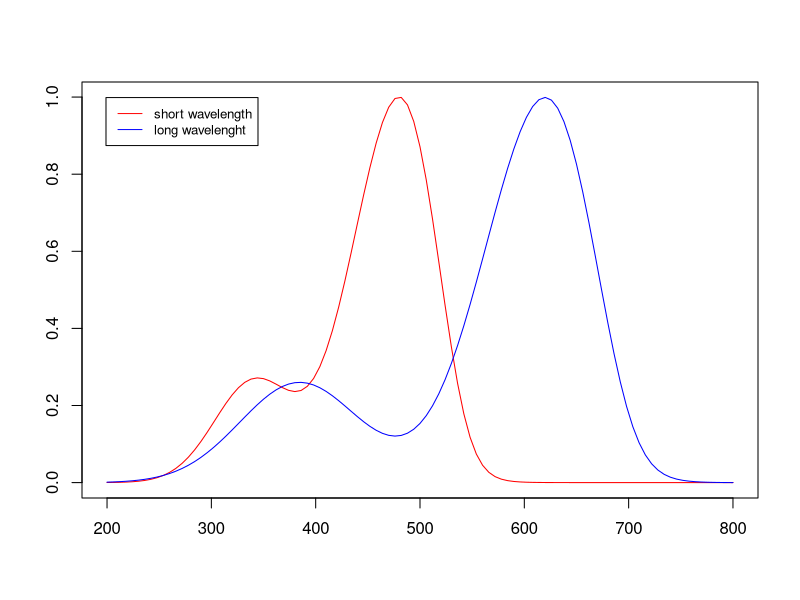

Here is the R script that generated this plot:
#---- Preliminaries ----
#We'll start with some housekeeping
#get working directory
wd <- getwd()

#check if output folder already exists otherwise create one
folders <- "data_output"
if (file.exists(folders) == FALSE) {
  dir.create(file.path(wd, folders), showWarnings = FALSE) 
} else print("Output Folder Already exists")

#map folders to R structure
outputPath <- paste(wd, "/data_output/" , sep = "")
data.files <- list.files(outputPath)

#now we're ready to define some miscelaneous constants

#opsin labels and Lambda_max values for their sensitivity curves
opsins <- c("short wavelength", "long wavelenght")
lmax <- c(480., 620.)


nOpsin <- length(opsins) #number of opsins

nCoeff <- 2  #number of coefficients in Hermite series expansion

#make a vector of independent biological functions of the visual system that are 
#assumed to be the target of selection
functions <- c("foton capture efficiency", "peak sensitivity", "sensitivity range")
nFunc <- length(functions)

#---- Definition of Opsin Sensitivity Curves ----

#The functional forms of the opsin sensitivity curves were taken from the literature 

#lower and upper limits of wavelenght in opsin sensitivity spectra
la <- 200
lb <- 800

#here "x" replaces the lowercase lambda in the Mathematica code,
#and "L" replaces the capilal lambda
Aband1 <- function(x,L) {
  a <- (0.8795 + 0.0459*exp(-(L - 300.)^(2/11940.)))
  1.0/(exp(69.7*(a - (L/x))) + exp(28.*(0.922 - (L/x))) + 
         exp(-14.9*(1.104 - (L/x))) + 0.674)
}

#as before, "x" replaces the lowercase lambda in the Mathematica code,
#and "L" replaces the capilal lambda, 
#also, "m" replaces mu and b replaces beta
Bband1 <- function(x,L) {
  m <- 189. + 0.315*L
  b <- -40.5 + 0.195*L
  0.26*exp(-((x - m)/b)^2)
}

#Let's plot the opsin spcrta as a combinations of Aband1 and Bband1
pdf(paste(outputPath, "OpsinSpectra.pdf", sep = ""))
curve(Aband1(x, lmax[1]) + Bband1(x, lmax[1]), la, lb, 101, ylab = "", xlab = "", col = "red")
par(new=TRUE)
curve(Aband1(x, lmax[2]) + Bband1(x, lmax[2]), la, lb, 101, ylab = "", xlab = "", col = "blue", axes = FALSE)
legend(199, 1, legend = opsins, col=c("red", "blue"), lty=1, cex=0.8)
dev.off()

#The following functions are defined in the Mathematica code, but do not appear to be used...
#I have yet to determine their meaning
Aband2 <- function(x,L) {
  l <- lmax/x
  a <- 0.8795 + 0.0268*exp((L - 665.)/40.7)
  A <- 62.7 + 1.834*exp((L - 625.)/54.2)
  1.0/(exp[A*(a - l)] + exp[20.85*(0.9101 - l)] + 
         exp[-10.37*(1.1123 - l)] + 0.5343)
}

Bband2 <- function(x,L) {
  m <- 216.7 + 0.287*L
  b <- 317. - 1.149*L + 0.00124*L^2
  0.37*exp(-((x - m)/b)^2)
}